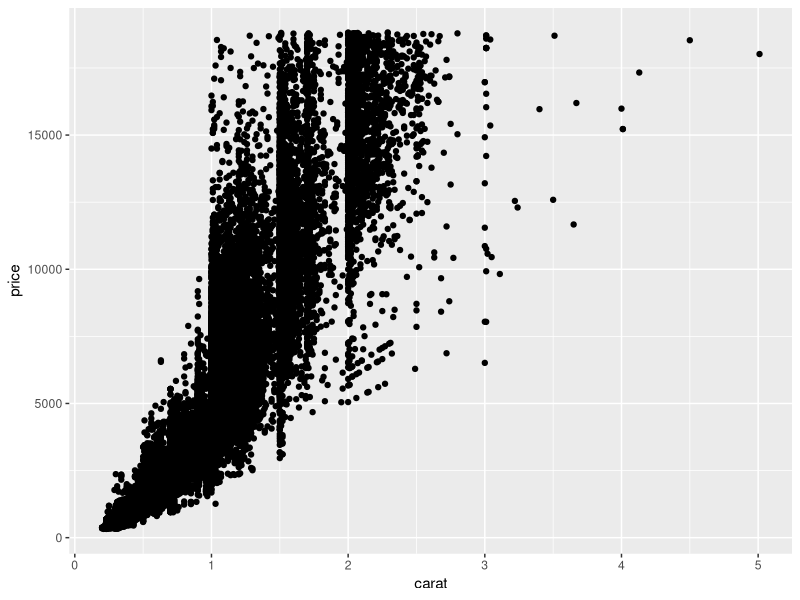
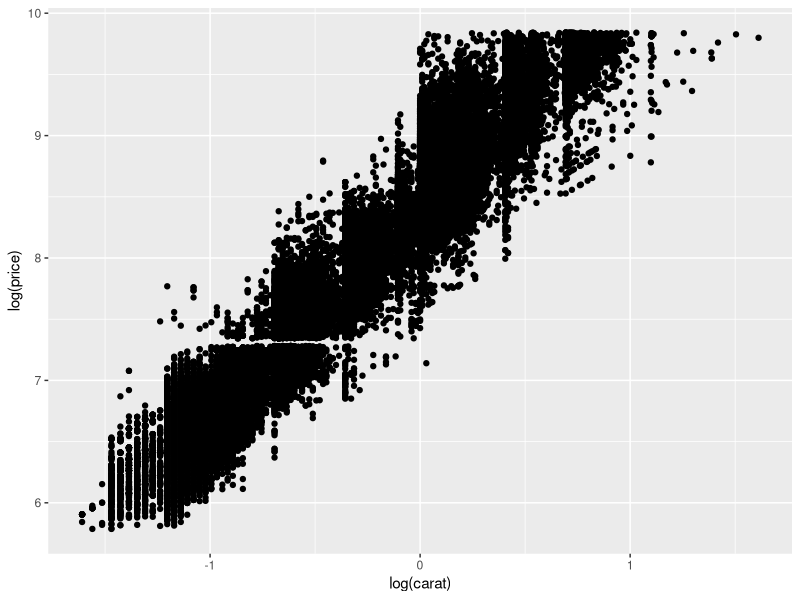
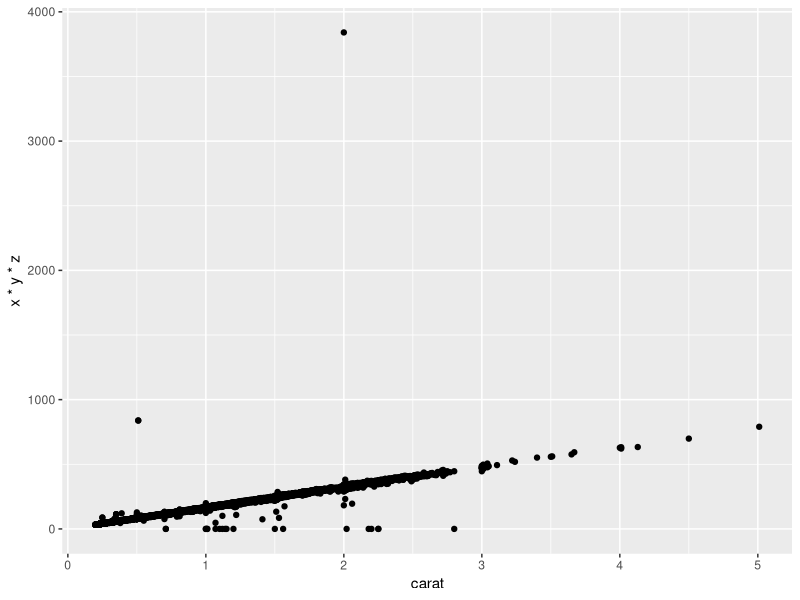
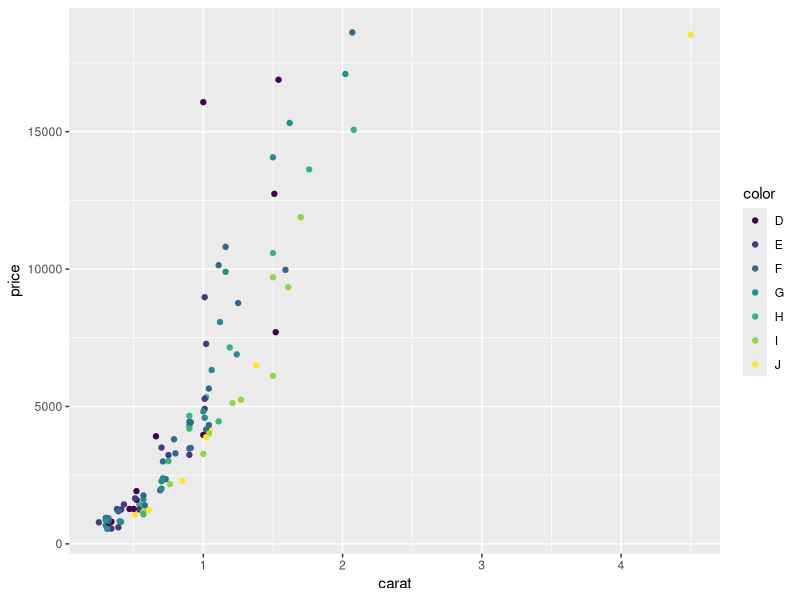
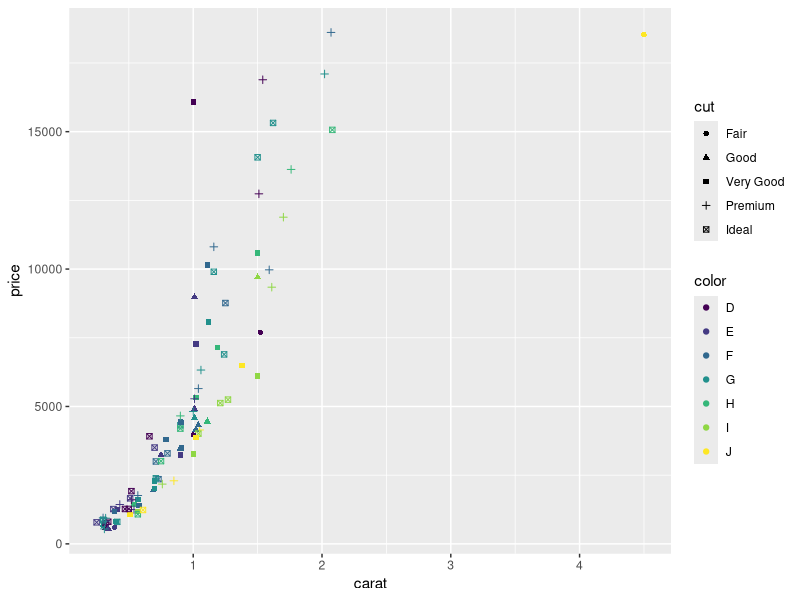

R code for these plots, in order:
install.packages("ggplot2")

library("ggplot2")

set.seed(1410)
dsmall <- diamonds[sample(nrow(diamonds),100),]

head(dsmall)

qplot(carat,price, data=diamonds)
qplot(log(carat), log(price), data=diamonds)
qplot(carat, x*y*z, data = diamonds)
qplot(carat, price, data=dsmall,color=color)
qplot(carat, price, data=dsmall,shape=cut,color=color)

